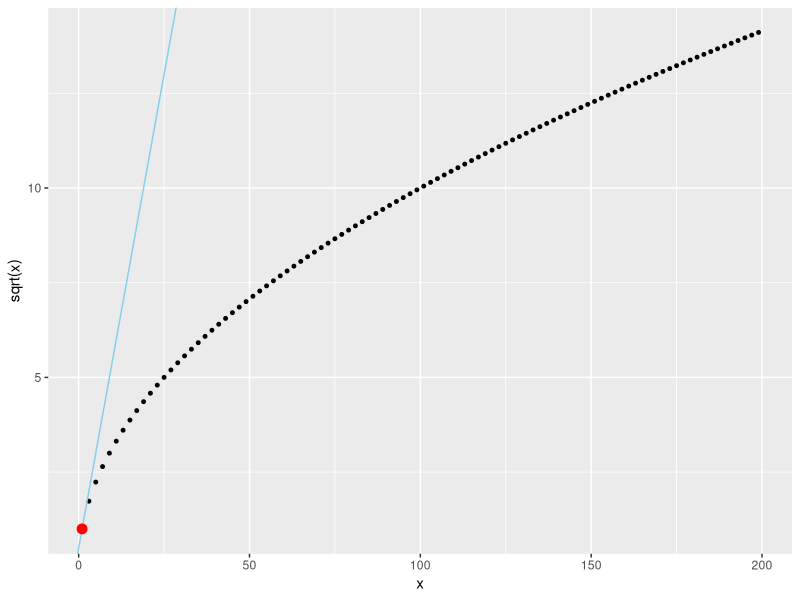
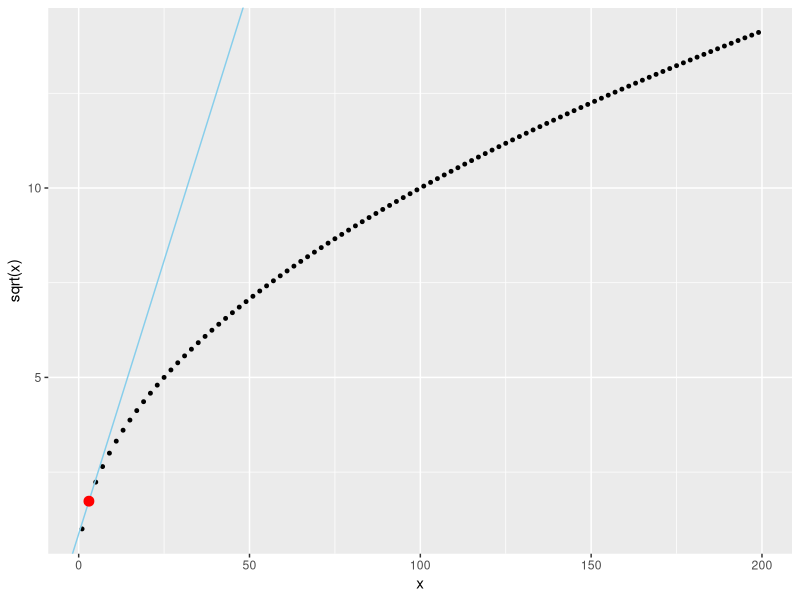
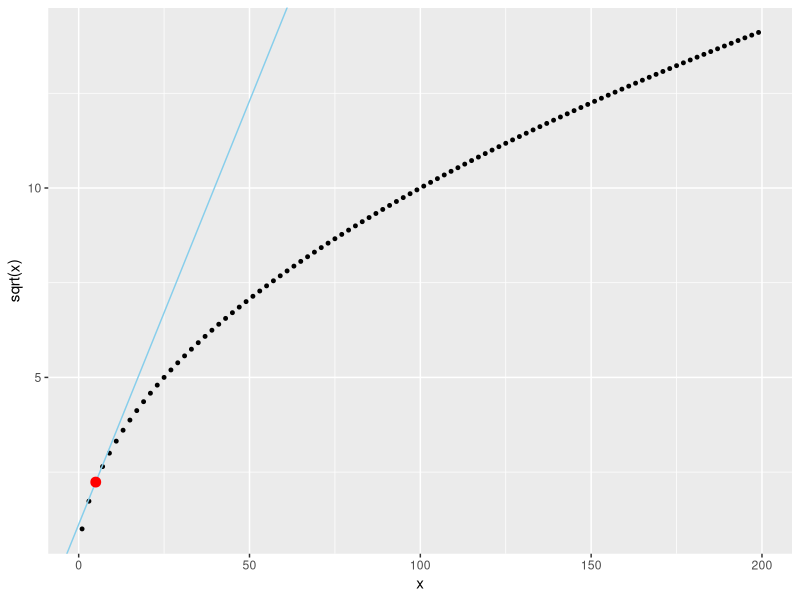
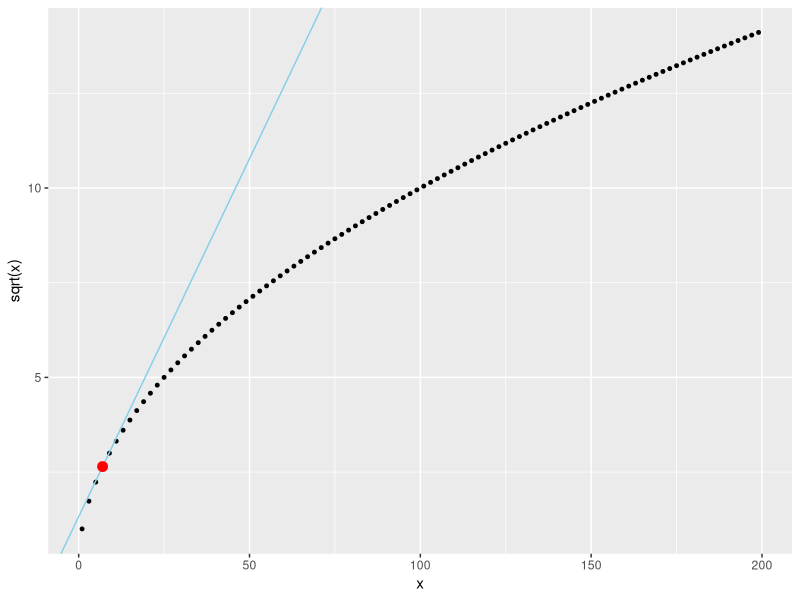
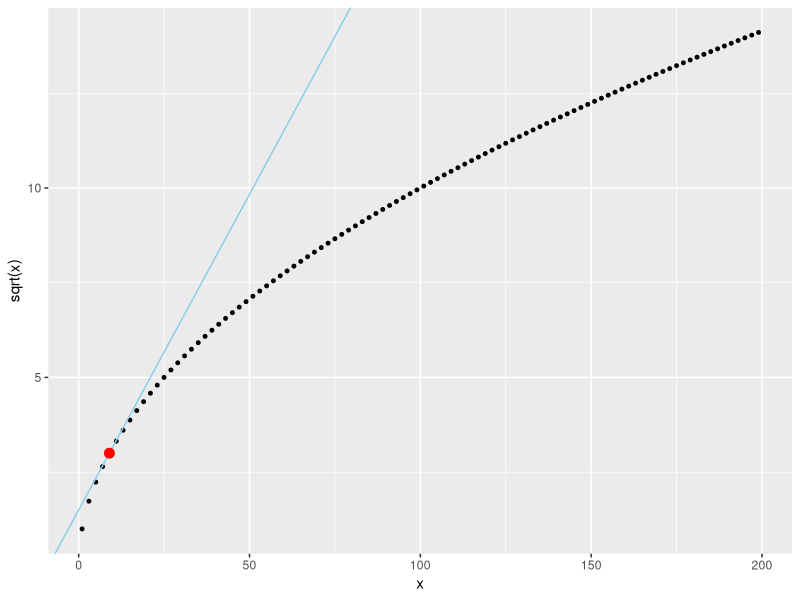
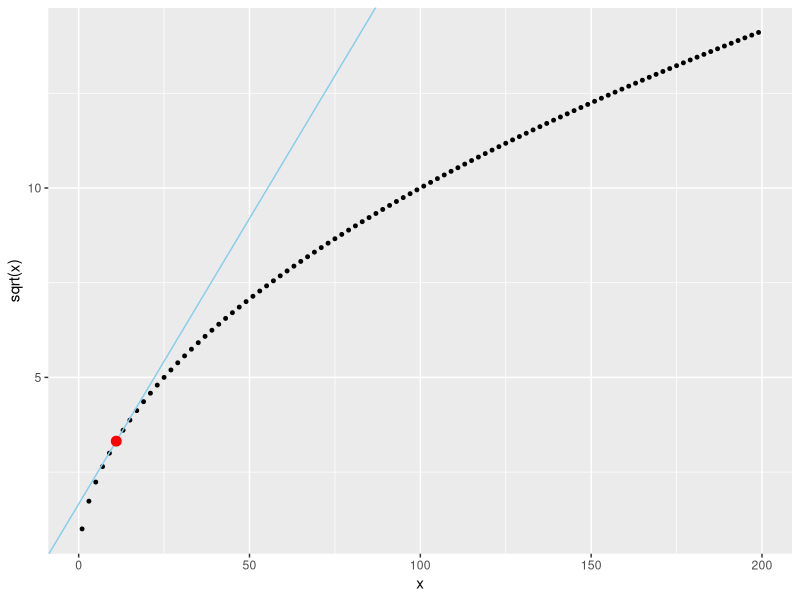
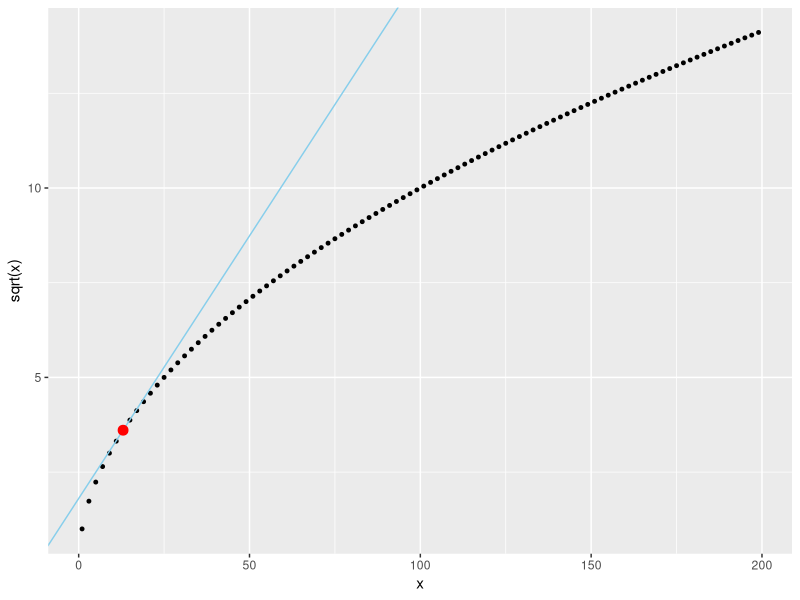
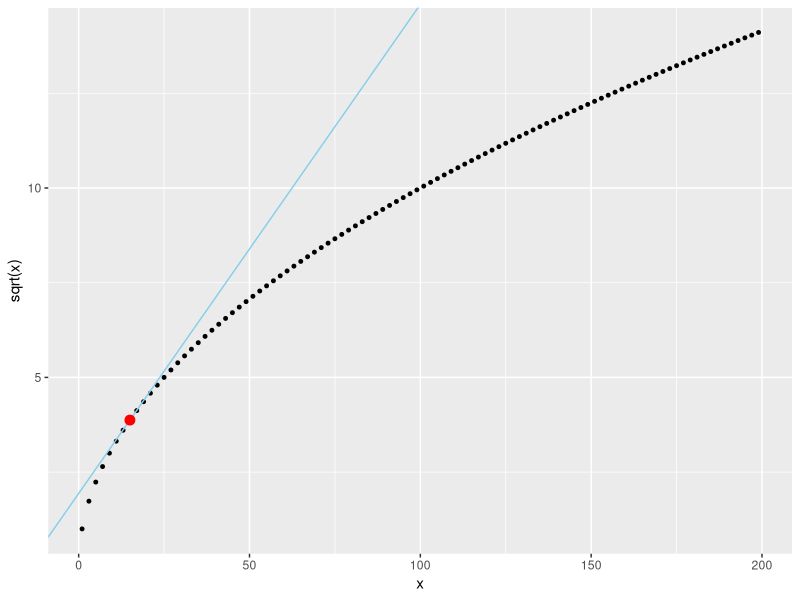

Reproduce these figures in R, in order. (Note: this script raises an error after producing the figures.)
library(ggplot2)
library(dplyr)

setwd("~/Downloads/")
DIRNAME = "sqrt_plot"
XLIM = 200

# make
x <- seq(1, XLIM, by = 2)
y <- sqrt(x)
dy <- 1 / (2 * sqrt(x))
dat <- data.frame(x, y, dy)


plot_point <- function(i) {
  # plots the sqrt function with point (i, sqrt(i)) and its tangent line highlighted
  intercept <- dat$y[i] - (dat$x[i] * dat$dy[i])
  
  dat %>% 
    ggplot(aes(x, y)) +
      geom_point(size = 1) +
      geom_abline(aes(slope = dat$dy[i], intercept = intercept), color = "skyblue") +
      geom_point(data = slice(dat, i), color = "red", size = 3) +
      ylab("sqrt(x)")
}

save_all_plots <- function(path) {
  dir.create(DIRNAME)
  
  for (i in 1:XLIM) {
    plt <- plot_point(i)
    file <- paste("plot_", i, ".png", sep = "")
    ggsave(filename = file.path(DIRNAME, file),
           plot = plt,
           device = "png")

    if (i %% 10 == 0) {
      message(glue::glue("{i} / {n} plots saved.", i = i, n = XLIM))
    }
  }
}

save_all_plots(DIRNAME)
